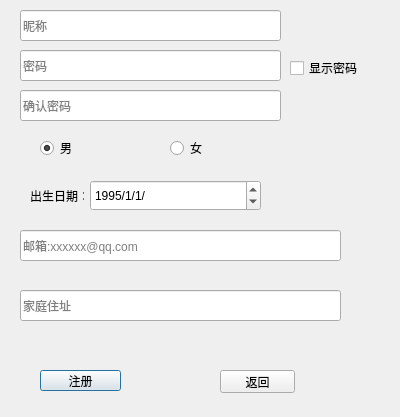
<?xml version="1.0" encoding="UTF-8"?>
<ui version="4.0">
 <class>regDialog</class>
 <widget class="QDialog" name="regDialog">
  <property name="geometry">
   <rect>
    <x>0</x>
    <y>0</y>
    <width>400</width>
    <height>417</height>
   </rect>
  </property>
  <property name="windowTitle">
   <string>Dialog</string>
  </property>
  <property name="styleSheet">
   <string notr="true">background-image: url(:/images/8.jpg);</string>
  </property>
  <widget class="QLineEdit" name="name">
   <property name="geometry">
    <rect>
     <x>20</x>
     <y>10</y>
     <width>261</width>
     <height>31</height>
    </rect>
   </property>
   <property name="placeholderText">
    <string>昵称</string>
   </property>
  </widget>
  <widget class="QLineEdit" name="password">
   <property name="geometry">
    <rect>
     <x>20</x>
     <y>50</y>
     <width>261</width>
     <height>31</height>
    </rect>
   </property>
   <property name="echoMode">
    <enum>QLineEdit::Password</enum>
   </property>
   <property name="placeholderText">
    <string>密码</string>
   </property>
  </widget>
  <widget class="QLineEdit" name="rpassword">
   <property name="geometry">
    <rect>
     <x>20</x>
     <y>90</y>
     <width>261</width>
     <height>31</height>
    </rect>
   </property>
   <property name="echoMode">
    <enum>QLineEdit::Password</enum>
   </property>
   <property name="placeholderText">
    <string>确认密码</string>
   </property>
  </widget>
  <widget class="QRadioButton" name="mb">
   <property name="geometry">
    <rect>
     <x>40</x>
     <y>140</y>
     <width>89</width>
     <height>16</height>
    </rect>
   </property>
   <property name="text">
    <string>男</string>
   </property>
   <property name="checkable">
    <bool>true</bool>
   </property>
   <property name="checked">
    <bool>true</bool>
   </property>
  </widget>
  <widget class="QRadioButton" name="wb">
   <property name="geometry">
    <rect>
     <x>170</x>
     <y>140</y>
     <width>89</width>
     <height>16</height>
    </rect>
   </property>
   <property name="text">
    <string>女</string>
   </property>
   <property name="checkable">
    <bool>true</bool>
   </property>
  </widget>
  <widget class="QLineEdit" name="mail">
   <property name="geometry">
    <rect>
     <x>20</x>
     <y>230</y>
     <width>321</width>
     <height>31</height>
    </rect>
   </property>
   <property name="placeholderText">
    <string>邮箱:xxxxxx@qq.com</string>
   </property>
  </widget>
  <widget class="QLineEdit" name="addr">
   <property name="geometry">
    <rect>
     <x>20</x>
     <y>290</y>
     <width>321</width>
     <height>31</height>
    </rect>
   </property>
   <property name="placeholderText">
    <string>家庭住址</string>
   </property>
  </widget>
  <widget class="QDateEdit" name="bir">
   <property name="geometry">
    <rect>
     <x>90</x>
     <y>180</y>
     <width>171</width>
     <height>31</height>
    </rect>
   </property>
   <property name="dateTime">
    <datetime>
     <hour>0</hour>
     <minute>0</minute>
     <second>0</second>
     <year>1995</year>
     <month>1</month>
     <day>1</day>
    </datetime>
   </property>
   <property name="displayFormat">
    <string>yyyy/M/d/</string>
   </property>
  </widget>
  <widget class="QLabel" name="label">
   <property name="geometry">
    <rect>
     <x>30</x>
     <y>190</y>
     <width>54</width>
     <height>12</height>
    </rect>
   </property>
   <property name="text">
    <string>出生日期：</string>
   </property>
  </widget>
  <widget class="QPushButton" name="regb">
   <property name="geometry">
    <rect>
     <x>40</x>
     <y>370</y>
     <width>81</width>
     <height>21</height>
    </rect>
   </property>
   <property name="text">
    <string>注册</string>
   </property>
  </widget>
  <widget class="QPushButton" name="backb">
   <property name="geometry">
    <rect>
     <x>220</x>
     <y>370</y>
     <width>75</width>
     <height>23</height>
    </rect>
   </property>
   <property name="text">
    <string>返回</string>
   </property>
  </widget>
  <widget class="QLabel" name="nametip">
   <property name="geometry">
    <rect>
     <x>290</x>
     <y>20</y>
     <width>91</width>
     <height>20</height>
    </rect>
   </property>
   <property name="styleSheet">
    <string notr="true"/>
   </property>
   <property name="text">
    <string/>
   </property>
  </widget>
  <widget class="QLabel" name="pastip">
   <property name="geometry">
    <rect>
     <x>310</x>
     <y>60</y>
     <width>54</width>
     <height>12</height>
    </rect>
   </property>
   <property name="text">
    <string/>
   </property>
  </widget>
  <widget class="QLabel" name="rpastip">
   <property name="geometry">
    <rect>
     <x>290</x>
     <y>100</y>
     <width>101</width>
     <height>20</height>
    </rect>
   </property>
   <property name="styleSheet">
    <string notr="true"/>
   </property>
   <property name="text">
    <string/>
   </property>
  </widget>
  <widget class="QCheckBox" name="checkBox">
   <property name="geometry">
    <rect>
     <x>290</x>
     <y>60</y>
     <width>91</width>
     <height>16</height>
    </rect>
   </property>
   <property name="text">
    <string>显示密码</string>
   </property>
  </widget>
 </widget>
 <tabstops>
  <tabstop>backb</tabstop>
  <tabstop>regb</tabstop>
  <tabstop>rpassword</tabstop>
  <tabstop>mb</tabstop>
  <tabstop>wb</tabstop>
  <tabstop>mail</tabstop>
  <tabstop>addr</tabstop>
  <tabstop>bir</tabstop>
  <tabstop>name</tabstop>
  <tabstop>password</tabstop>
  <tabstop>checkBox</tabstop>
 </tabstops>
 <resources/>
 <connections/>
</ui>
